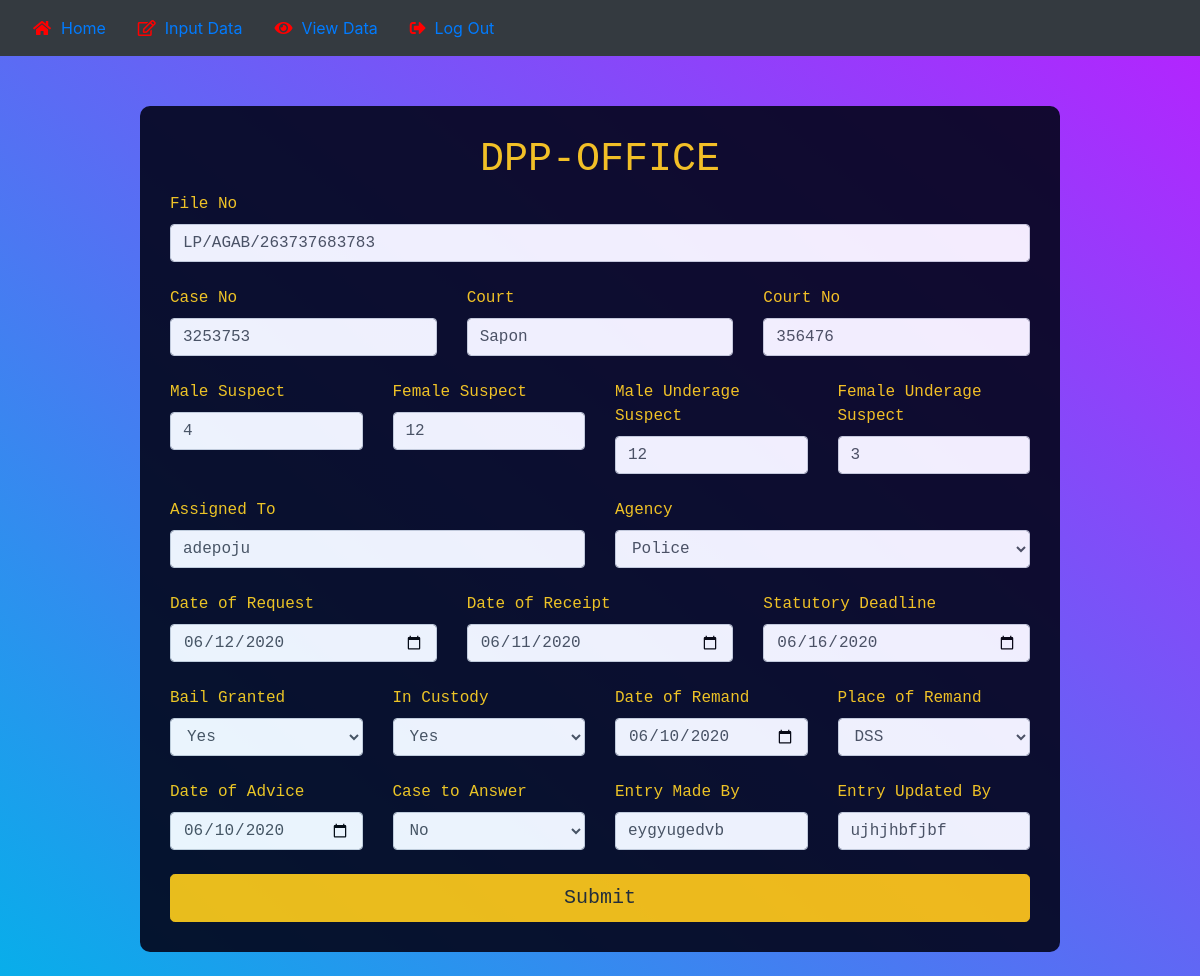
Screenshot of /view-page/13/ (signed in) with the database file from the repository.
### logbook_app/models.py (models this page shows, shortened)
class InventoryModel(models.Model):
    NCS = 'NS'
    POLICE = 'PL'
    DSS = 'DS'
    OTHERS = 'OT'
    AGENCY_CHOICE = [
        (NCS, 'NCS'),
        (POLICE, 'Police'),
        (DSS, 'DSS'),
        (OTHERS, 'Others'),
    ]
    YES = 'YS'
    NO = 'NO'
    TF_CHOICE = [
        (YES, 'Yes'),
        (NO, 'No'),
    ]
    entry_date = models.DateTimeField(auto_now_add=True, auto_now=False)
    updated_date = models.DateTimeField(auto_now_add=False, auto_now=True)
    file_no = models.CharField(max_length=25, blank=True)
    case_no = models.CharField(max_length=25, blank=True)
    court = models.CharField(max_length=100, blank=True)
    court_no = models.CharField(max_length=15, blank=True)
    male_suspect = models.IntegerField()
    female_suspect = models.IntegerField()
    male_underage_suspect = models.IntegerField()
    female_underage_suspect = models.IntegerField()
    assigned_to = models.CharField(max_length=150)
    agency = models.CharField(max_length=4, choices=AGENCY_CHOICE)
    date_of_request = models.DateField(auto_now_add=False, auto_now=False, blank=True, null=True)
    date_of_receipt = models.DateField(auto_now_add=False, auto_now=False, blank=True, null=True)
    st_deadline = models.DateField(auto_now_add=False, auto_now=False, blank=True, null=True)
    bail_granted = models.CharField(max_length=2, choices=TF_CHOICE)
    in_custody = models.CharField(max_length=2, choices=TF_CHOICE)
    date_of_remand = models.DateField(auto_now_add=False, auto_now=False, blank=True, null=True)
    place_of_remand = models.CharField(max_length=4, choices=AGENCY_CHOICE)
    date_of_advice = models.DateField(auto_now_add=False, auto_now=False, blank=True, null=True)
    case_to_answer = models.CharField(max_length=2, choices=TF_CHOICE)
    entry_made_by = models.CharField(max_length=200)
    update_made_by = models.CharField(max_length=200)
    export_to_CSV = models.BooleanField(default=False)

### logbook_app/views.py (the view)
# urls.py: path('view-page/<id>/', views.edit_logbook, name='edit_logbook'),
@login_required
@user_passes_test(lambda u: u.is_superuser, login_url='/home-page/')
def edit_logbook(request, id=None):
    instance = get_object_or_404(InventoryModel, id=id)
    inventory = InventoryForm(request.POST or None, instance=instance)
    if inventory.is_valid():
        instance = inventory.save(commit=False)
        instance.save()
        return redirect('/view-page')
    context = {
            "title": 'Edit ' + str(instance.file_no),
            "instance": instance,
            "invt": inventory,
        }
    return render(request, "add-logbook.html", context)

### template/add-logbook.html (shortened to what this page needs)
{% load static %}
{% load crispy_forms_tags %}
<!DOCTYPE html>
<html lang="en">
<head>
    <link rel="stylesheet" href="{% static 'css/bootstrap.min.css' %}">
    <link rel="stylesheet" href="{% static 'css/data.css' %}">
    <link rel="stylesheet" href="https://use.fontawesome.com/releases/v5.3.1/css/all.css"
>
</head>
<body class="data">
{% block content %}
{% include 'nav.html' %}
    <div class="container">
      <div class="row">
        <div class="col-lg-1"></div>
        <div class="col-lg-10">
          <div id="ui" class="mb-4">
            <h1 class="text-center"> DPP-OFFICE</h1>
            <form method="POST">
              <label>File No</label>
              {{ invt.file_no }}
              <br>
              <div class="row">
                <div class="col-lg-4">
                  <label>Case No</label>
                   {{ invt.case_no }}
                </div>
                <div class="col-lg-4">
                  <label>Court</label>
                  {{ invt.court }}
                </div>
                <div class="col-lg-4">
                  <label>Court No</label>
                  {{ invt.court_no }}
                </div>
              </div>
              <br>
              <div class="row">
                <div class="col-lg-3">
                  <label>Male Suspect</label>
                  {{ invt.male_suspect }}
                </div>
                <div class="col-lg-3">
                  <label>Female Suspect</label>
                  {{ invt.female_suspect }}
                </div>
                <div class="col-lg-3">
                  <label>Male Underage Suspect</label>
                  {{ invt.male_underage_suspect }}
                </div>
                <div class="col-lg-3">
                  <label>Female Underage Suspect</label>
                  {{ invt.female_underage_suspect }}
                </div>
              </div>
              <br>
              <div class="row">
                <div class="col-lg-6">
                  <label>Assigned To</label>
                  {{ invt.assigned_to }}
                </div>
                <div class="col-lg-6 ">
                  <label>Agency</label>
                    {{ invt.agency }}
                </div>
              </div>
              <br>
              <div class="row">
                <div class="col-lg-4">
                  <label>Date of Request</label>
                  {{ invt.date_of_request }}
                </div>
                <div class="col-lg-4">
                  <label>Date of Receipt</label>
                  {{ invt.date_of_receipt }}
                </div>
                <div class="col-lg-4">
                  <label>Statutory Deadline</label>
                  {{ invt.st_deadline }}
                </div>
              </div>
              <br>
              <div class="row">
                <div class="col-lg-3">
                  <label>Bail Granted</label>
                  {{ invt.bail_granted }}
                </div>
                <div class="col-lg-3">
                  <label>In Custody</label>
                  {{ invt.in_custody }}
                </div>
                <div class="col-lg-3">
                  <label>Date of Remand</label>
                  {{ invt.date_of_remand }}
                </div>
                <div class="col-lg-3">
                  <label>Place of Remand</label>
                  {{ invt.place_of_remand }}
                </div>
              </div>
              <br>
              <div class="row">
                <div class="col-lg-3">
                  <label>Date of Advice</label>
                  {{ invt.date_of_advice }}
                </div>
                <div class="col-lg-3">
                  <label>Case to Answer</label>
                  {{ invt.case_to_answer }}
                </div>
                <div class="col-lg-3">
                  <label>Entry Made By</label>
                  {{ invt.entry_made_by }}
                </div>
                <div class="col-lg-3">
                  <label>Entry Updated By</label>
                  {{ invt.update_made_by }}
                </div>
              </div>
              <br>
              <button type="submit" value="Submit" class="btn btn-warning btn-block btn-lg"> Submit </button>
            </form>
          </div>
        </div>
        <div class="col-lg-1"></div>
      </div>
    </div>
{% endblock %}
</body>
</html>

### static/css/data.css (style rules this page uses)
html { box-sizing: border-box; }
*, *:before, *:after { box-sizing: inherit; }
#ui { background-color: rgb(3, 5, 27); padding: 30px; margin-top: 50px; border-radius: 10px; opacity: 0.9; }
#ui { color: #fc1; font-family: SFMono-Regular, Menlo, "Monaco, Consolas", Liberation Mono; }
body.data { background: linear-gradient(to top right, #08aeea 0%, #b721ff 100%); }
h1 { text-align: center; }

### rows the page displays
InventoryModel: file_no "LP/AGAB/263737683783", case_no "3253753", court "Sapon", court_no "356476", male_suspect "4", female_suspect "12", male_underage_suspect "12", female_underage_suspect "3", assigned_to "adepoju", agency "Police", date_of_request "06/12/2020", date_of_receipt "06/11/2020", st_deadline "06/16/2020", bail_granted "Yes", in_custody "Yes", date_of_remand "06/10/2020", place_of_remand "DSS", date_of_advice "06/10/2020", case_to_answer "No", entry_made_by "eygyugedvb", update_made_by "ujhjhbfjbf"
